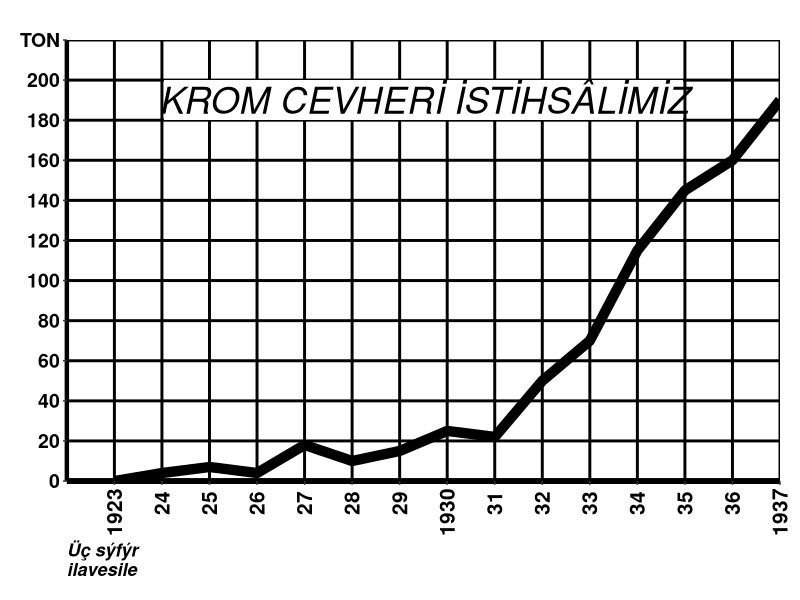

R code for this plot:
Sys.setlocale(locale = "Turkish")
library(ggplot2)
tarih <- c(1923,1924,1925,1926,1927,1928,1929,1930,1931,1932,1933,1934,1935,1936,1937)
miktar <- c(0,4,7,4,18,10,15,25,22,50,70,115,145,160,190)
KromCevheri <- data.frame(tarih,miktar)
ggplot(KromCevheri, aes(tarih,miktar)) + geom_line(size=3.5) + 
  labs(caption=
         "Üç sýfýr \nilavesile") +
  theme_classic() +
  theme(panel.grid.major = element_line(colour = "black", size = 1)) +
  theme(axis.title = element_blank()) +
  theme(axis.text.x = element_text(angle = 90, face = "bold", size = 15, vjust = 0.5, colour = "black")) +
  theme(axis.text.y = element_text(face="bold", size=14, colour = "black")) +
  theme(axis.line.x = element_line(size = 2)) +
  theme(axis.line.y = element_line(size = 1.5)) +
  theme(plot.caption = element_text(hjust=0, face="bold.italic", size=13)) +
  theme(plot.margin = unit(c(2,1,1,1), "lines")) +
  scale_x_continuous(
    limits = c(1922,1937),
    breaks = c(1923,1924,1925,1926,1927,1928,1929,1930,1931,1932,1933,1934,1935,1936,1937),
    label = c("1923","   24","   25","   26","   27","   28","   29",
              "1930","   31","   32","   33","   34","   35","   36","1937"),
    expand = c(0,0)
  ) +
  scale_y_continuous(
    limits = c(0,220),
    breaks = c(0,20,40,60,80,100,120,140,160,180,200,220),
    label = c("0","20","40","60","80","100","120","140","160","180","200","TON"),
    expand = c(0,0)
  ) +
  annotate(geom="rect", xmin = 1924.05, xmax = 1934.95, ymin = 180.3, ymax = 199.8, fill = "white" ) +
  annotate(geom="text", x=1929.5,y=190,label="KROM CEVHERİ İSTİHSÂLİMİZ", size= 9.3, fontface="italic")
